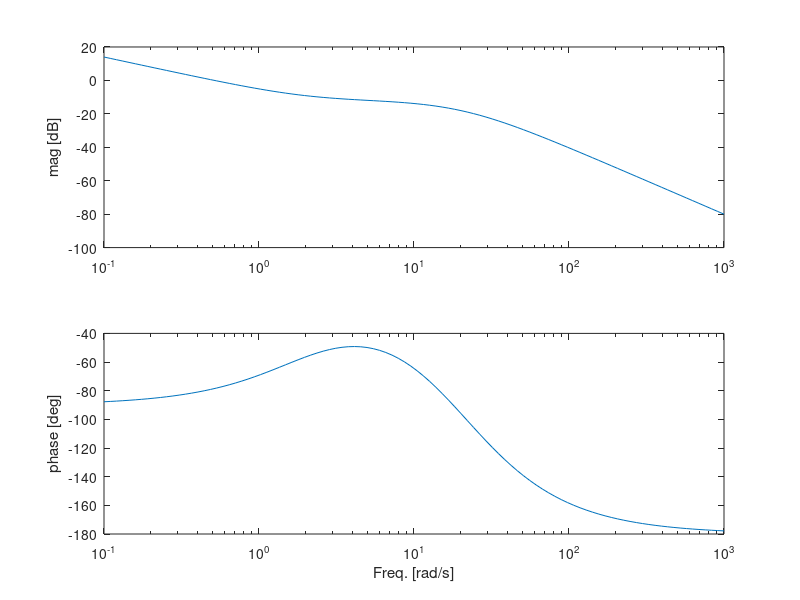

MATLAB code for this plot:
% Bode plot(54page)
num=100*[1 2];
den=[1 40 400 0];
G=tf(num, den);

w=logspace(-1, 3, 100);
[mag, ph]=bode(G,w); % Bode

mag=squeeze(mag); ph=squeeze(ph);

subplot(211);
semilogx(w, 20*log10(mag)); ylabel('mag [dB]');
subplot(212);
semilogx(w, ph); ylabel('phase [deg]'); xlabel('Freq. [rad/s]');
